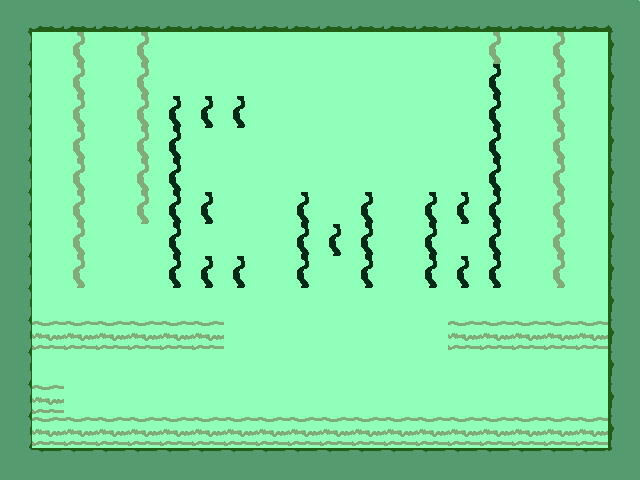

This is a level from a 2D game, rendered from its Tiled map with the project's own tilesets. A one-line summary and the map file follow, with tile-layer data summarised:
An orthogonal 20x15 tile map with 32x32 px tiles, 3 tile layers (floor1, tileobs, COLLISIONS), 2 tilesets and 1 object (A).

<map version="1.0" orientation="orthogonal" width="20" height="15" tilewidth="32" tileheight="32">
 <tileset firstgid="1" source="collisions.tsx" />
 <tileset firstgid="1025" source="tiles.tsx" />
 <layer name="floor1" width="20" height="15">
  <data>[300 cells, 300 non-empty, 9 distinct tile ids]</data>
 </layer>
 <layer name="tileobs" width="20" height="15">
  <data>[300 cells, 91 non-empty, 6 distinct tile ids]</data>
 </layer>
 <layer name="COLLISIONS" width="20" height="15">
  <data>[300 cells, 0 non-empty, 0 distinct tile ids]</data>
 </layer>
 <objectgroup name="spawns" width="20" height="15">
  <object name="A" x="325" y="387">
   <properties>
    <property name="destination" value="A" />
   </properties>
   <polyline points="0,0 -11,3" />
  </object>
 </objectgroup>
</map>
